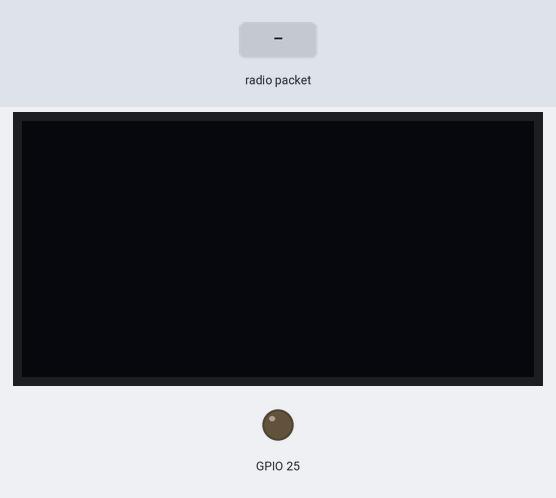
Recording of a sketch running on a simulated ESP32. On the bench: 128×64 one-colour display, output pins drawn as LEDs (lit = HIGH). Inputs (shaded band) come from the test bench. WiFi joins after 1.5 s; servers stay silent unless stated; no radio packets arrive unless stated; no MQTT or app messages arrive unless stated; what the sketch prints to the serial monitor is not drawn.

Above: at 3.2 s.
3.3 s: radio packet ";" arrives
At 4.5 s:
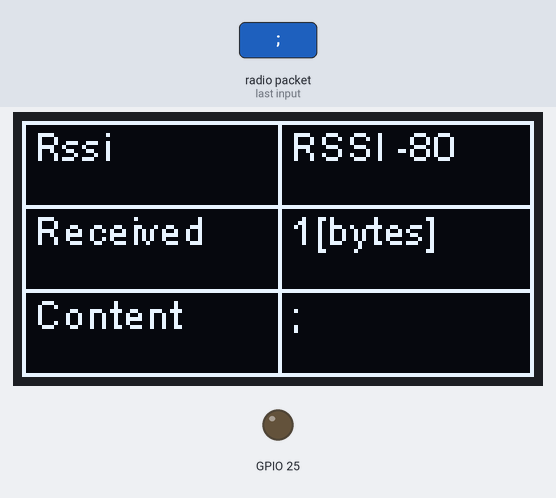
4.8 s: radio packet "0" arrives
At 5.7 s:
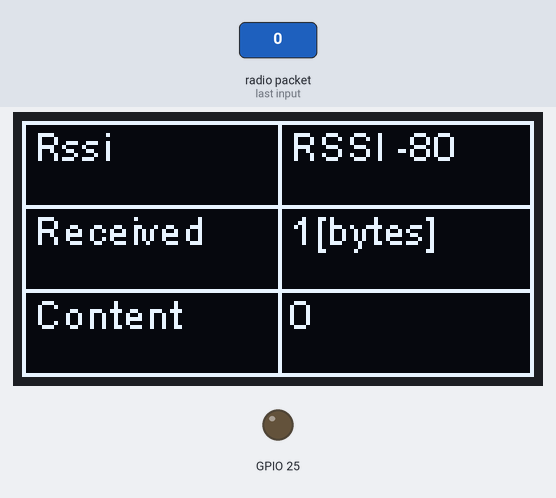
6.3 s: radio packet "1" arrives
At 6.8 s:
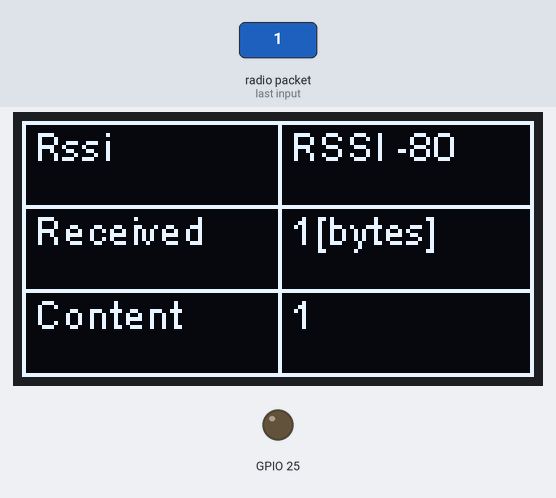
7.8 s: radio packet "2" arrives
At 9.0 s:
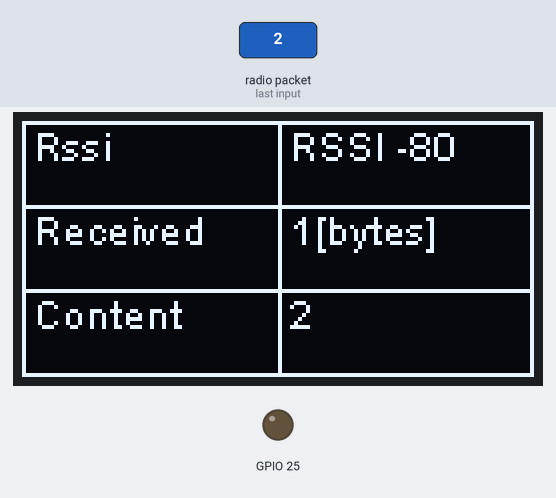
9.3 s: radio packet "3" arrives
10.8 s: radio packet "5" arrives
At 11.4 s:
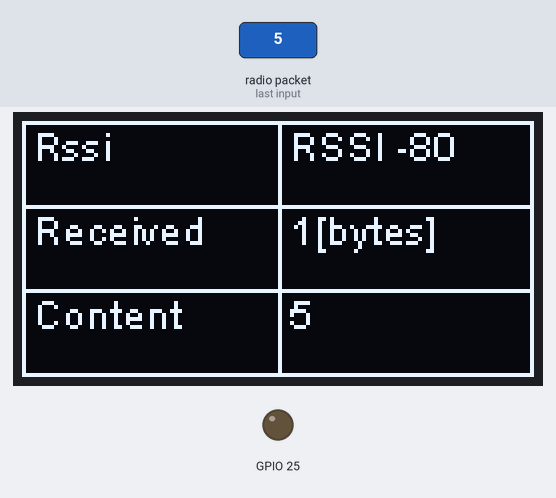
Timing chart, 0 to 13.3 s (numbered marks = the images above; inputs shaded):
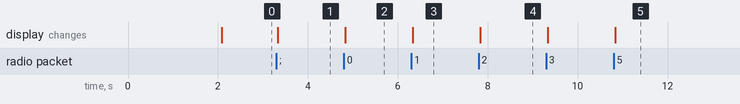

Measured:
- after the input at 3.3 s, the display: changes at once (image 1)
- after the input at 4.8 s, the display: changes at once (image 2)
- after the input at 6.3 s, the display: changes at once (image 3)
- after the input at 7.8 s, the display: changes at once (image 4)
- after the input at 10.8 s, the display: changes at once (image 5)

The sketch:

LoRaReceiver.ino
```cpp
/**
  LoRa Receiver, receives packackages with gps data and sends them to an mqtt server.

  LIBS
  https://github.com/sandeepmistry/arduino-LoRa
  https://github.com/ThingPulse/esp8266-oled-ssd1306
  https://github.com/mikalhart/TinyGPSPlus (only for the distance)
  https://github.com/knolleary/pubsubclient

  Created by S.Fambach visit https://www.fambach.net
  With help of the examples in the libs
*/

#include<Arduino.h>
#include <Wire.h>
#include "display.h"
#include "mymqtt.h"
#include "mylora.h"
#include "mywifi.h"
#include "TinyGPS++.h"


String rssi = "--";
String packSize = "--";
String packet ;


void parseSendMessage(String message) {
  String _time;
  String _date;
  String _lat;
  String _lng;
  String buf = "";
  int index = 0;
  DEBUG_PRINT("RAW: ");
  DEBUG_PRINTLN(message);

  for ( int i = 0 ; i < message.length(); i++) {

    if (message.charAt(i) == ';') {

      switch (index) {
        case 0 : _time = String(buf); break;
        case 1 : _date = String(buf); break;
        case 2 : _lat = String(buf); break;
        case 3 : _lng = String(buf); break;
      }
      buf = "";

      if (index == 3) {
        break;
      }

      index ++;

    } else {
      buf += message.charAt(i);
    }
  }
  char buf2[255];

  long distance = (long)TinyGPSPlus::distanceBetween(
      _lat.toFloat(),
      _lng.toFloat(),
      HOME_LAT,
      HOME_LON);
  distance += GPS_CALIBRATION;

  // send mqtt message
  sprintf(buf2, JSON_TOPIC_TEMPLATE, _time, _date, _lat.toFloat(), _lng.toFloat(), distance);
  DEBUG_PRINTLN(buf2);
  mqttPublish(JSON_TOPIC, buf2);
}

void displayData() {

  table.clear();
  table.setText(0, 0, "Rssi");
  table.setText(0, 1, String(rssi));

  table.setText(1, 0 , "Received ");
  table.setText(1, 1 , String(packSize) + "[bytes]");

  table.setText(2, 0 , "Content");
  table.setText(2, 1 , packet);

  table.refresh();
}

void cbk(int packetSize) {
  packet = "";
  packet.reserve(50);
  packSize = String(packetSize, DEC);
  for (int i = 0; i < packetSize; i++) {
    packet += (char) LoRa.read();
  }
  rssi = "RSSI " + String(LoRa.packetRssi(), DEC) ;
  displayData();
  parseSendMessage(packet);
}

void setup() {

  Serial.begin(115200);
  while (!Serial);
  wifiConnect();

  displaySetup();
  loraSetup();

  mqttSetup();
}

void loop() {
  mqttLoop();
  displayLoop();
  loraLoop();

  if (loraPacketSize) {
    cbk(loraPacketSize);
  }
  //  delay(10);
}
```

OledTable.h
```cpp
/*********************************************************
 * Table for oled Displays
 *
 *
 *
 * Currently tested with
 * TTGO Lora32 Oled
 *
 * Created by SteFam http://www.fambach.net
 * GPL2 V3
 *
 */
#ifndef OLED_TABLE_H
#define OLED_TABLE_H


/*  SSD1306 */
#include "SSD1306.h"

#define OK 0
#define ERROR_WRONG_COL -1
#define ERROR_WRONG_ROW -2
#define ERROR_TEXT_TO_LONG -3 // currently not used

class OledTable {

public:

/**
 * Constructor
 */
OledTable(SSD1306* display, uint8_t rows, uint8_t cols, bool drawFrame = true)
:_display(display), _rows(rows), _cols(cols), _drawFrame(drawFrame){


}

/**
 *  init the table, call this function during the setup
 */
void init(){

  int w = _display->getWidth();
  int h = _display->getHeight();

  _colWidth  = w / _cols;
  _rowHeight = h / _rows;

}

/**
 * draw the table, call this in the loop or each time when the content has changed.
 */
void drawLines(){

  _display->clear();

  // draw the frame
  if(_drawFrame){
    _display->drawRect(0, 0, _display->getWidth(), _display->getHeight());
  }

  // draw lines
   for(int i = 1; i < _rows; i++){
    _display->drawHorizontalLine(0,i*_rowHeight ,_display->getWidth());
  }

  for(int i = 1; i < _cols; i++){
    _display->drawVerticalLine(_colWidth*i,0,_display->getHeight());
  }
}

int setText(uint8_t row, uint8_t col, String text , bool fitToFrame = true){

  if(row < 0 || row > _rows){
    return ERROR_WRONG_ROW;
  }

  if(col < 0 || col > _cols){
    return ERROR_WRONG_COL;
  }

  // clear field
  //_display->setColor(_bgColor );
  //_display->drawRect(_colWidth *(col)+1, _rowHeight*(row)+1,_colWidth *(col+1)-1, _rowHeight*(row+1)-1);

  if(fitToFrame){
    _display->drawStringMaxWidth((_colWidth *(col)) +3, (_rowHeight*(row)),(_colWidth)-5 ,text);
  } else {
    _display->drawString((_colWidth *(col))+3, (_rowHeight*(row)) ,text);
  }

  return OK;
}


void refresh(){
  _display->display();
}

void clear(){
  _display->clear();
  drawLines();
}

private:
  uint8_t _rows;
  uint8_t _cols;
  int _colWidth;
  int _rowHeight;
  bool _drawFrame;
  SSD1306* _display;
  OLEDDISPLAY_COLOR  _bgColor = WHITE;
  OLEDDISPLAY_COLOR  _fgColor = BLACK;

};

#endif // OLED_TABLE_H
```

credentials.h
```cpp
#ifndef CREDENTIALS_H
#define CREDENTIALS_H

// define debug for debug output
// #define debug
#include "debug.h"

// WiFi
const char* mySSID = "NODES";
const char* myPW = "HappyNodes1234";

// Lora settings
#define SCK     5    // GPIO5  -- SX1278's SCK
#define MISO    19   // GPIO19 -- SX1278's MISO
#define MOSI    27   // GPIO27 -- SX1278's MOSI
#define SS      18   // GPIO18 -- SX1278's CS
#define RST     14   // GPIO14 -- SX1278's RESET
#define DI0     26   // GPIO26 -- SX1278's IRQ(Interrupt Request)
#define BAND    868E6  //433E6, 868E6, 915E6, 8E6


// WIRE
#define I2C_SDA         21
#define I2C_SCL         22


// Oled Settings:
#define DISPLAY_SDA I2C_SDA
#define DISPLAY_SCL I2C_SCL
#define DISPLAY_RST -1
#define SSD_ADDRESS 0x3c


//GPS
// home ;)
static const double HOME_LAT = 50.1358;
static const double HOME_LON = 8.5210;
static const long GPS_CALIBRATION = -13;
// mqtt
const char* BROKER = "192.168.1.10";
uint16_t    BRPORT =  1883;
const char* BRUSER = "admin";
const char* BRPWD  = "admin";
const char* CLIENTID = "LoraGPSTracker";

#define JSON_TOPIC  "TEST/GPS_LORA"
#define JSON_TOPIC_TEMPLATE  "[{\"TIME\": \"%s\",\"DATE\":\"%s\",\"LATITUDE\":%.4f,\"LONGITUDE\":%.4f,\"DISTANCE\":%i}]"

#endif // #define CREDENTIALS_H
```

debug.h
```cpp
#ifndef DEBUG_H
#define DEBUG_H
/** Debug output */

  #define DEBUG

  #ifdef DEBUG
    #define DEBUG_PRINT(val) Serial.print(val)
    #define DEBUG_PRINTF(val, format) Serial.print(val, format)
    #define DEBUG_PRINTLN(val) Serial.println(val)
    #define DEBUG_PRINTLNF(val, format) Serial.println(val, format)
  #else
    #define DEBUG_PRINT(val)
    #define DEBUG_PRINTF(val, format)
    #define DEBUG_PRINTLN(val)
    #define DEBUG_PRINTLNF(val, format)
  #endif

#endif
```

display.h
```cpp
#ifndef DISPLAY_H
#define DISPLAY_H

#include "credentials.h"
#include "debug.h"
#include <SSD1306.h> //https://github.com/ThingPulse/esp8266-oled-ssd1306
#include "images.h"
#include "OledTable.h"

// Oled Settings:
//#define DISPLAY_SDA 4
//#define DISPLAY_SCL 15
//#define DISPLAY_RST 16
//#define SSD_ADDRESS 0x3c

SSD1306 display(SSD_ADDRESS, DISPLAY_SDA, DISPLAY_SCL);
OledTable table(&display,3,2);


void displaySetup(){
  // Init display
  pinMode(DISPLAY_RST,OUTPUT);
  digitalWrite(DISPLAY_RST, LOW);    // set GPIO16 low to reset OLED
  delay(50);
  digitalWrite(DISPLAY_RST, HIGH); // while OLED is running, must set GPIO16 in high、
  display.init();
  display.flipScreenVertically();
  display.setTextAlignment(TEXT_ALIGN_LEFT);
  display.setFont(ArialMT_Plain_10);

  // init table
  table.init();

  pinMode(25, OUTPUT);
}

void displayLoop(){


}


#endif // DISPLAY_H
```

mylora.h
```cpp
#ifndef MY_LORA_H
#define MY_LORA_H

#include <Arduino.h>
#include "debug.h"
#include <SPI.h>
#include <LoRa.h>

static int loraPacketSize = 0;

static void loraSetup(){

  DEBUG_PRINTLN("LoRa Receiver Callback");
  SPI.begin(SCK,MISO,MOSI,SS);
  LoRa.setPins(SS,RST,DI0);
  if (!LoRa.begin(BAND)) {
    DEBUG_PRINTLN("Starting LoRa failed!");
    while (1);
  }
  //LoRa.onReceive(cbk);
  LoRa.receive();
  DEBUG_PRINTLN("init ok");
}


static void loraLoop(){
  loraPacketSize = LoRa.parsePacket();
}


#endif // #ifndef MY_LORA_H
```

mymqtt.h
```cpp
#ifndef MY_MQTT_H
#define MY_MQTT_H
#include "debug.h"
#include "credentials.h"
#include <PubSubClient.h>
#include "mywifi.h"
PubSubClient mqttClient(espClient);

void receivedCallback(char* topic, byte* payload, unsigned int length)
{
  DEBUG_PRINT("[MQTT] Message received: ");
  DEBUG_PRINTLN(topic);

  DEBUG_PRINT("[MQTT] payload: ");
  for (int i = 0; i < length; i++) DEBUG_PRINT((char)payload[i]);
  DEBUG_PRINTLN();
}

void mqttSetup()
{
  /* configure the MQTT server with IPaddress and port */
  mqttClient.setServer(BROKER, BRPORT);
  /* this receivedCallback function will be invoked
  when client received subscribed topic */
  mqttClient.setCallback(receivedCallback);
}

boolean mqttConnected(){
  boolean con = mqttClient.connected();
 // DEBUG_PRINTLN(String(" Connected=")+String(con?"TRUE":"FALSE"));
  return con;
}

void mqttConnect() {
  DEBUG_PRINT("[MQTT] Check connection ...");
  /* Loop until reconnected */
  while (!mqttConnected()) {
    DEBUG_PRINT("connecting ...");
    mqttSetup();
    mqttClient.disconnect();

    /* connect now */
    if (mqttClient.connect(CLIENTID, BRUSER, BRPWD)) {
      DEBUG_PRINT(mqttClient.state());
      DEBUG_PRINTLN("connected");
      break;
    } else {
      DEBUG_PRINT(" failed, status code =");
      DEBUG_PRINTLN(mqttClient.state());
      DEBUG_PRINTLN("[MQTT] failed try again in 5 seconds");
      /* Wait 5 seconds before retrying */
      delay(5000);
    }
  }

  DEBUG_PRINTLN("[MQTT] Doing things");
}

void mqttPublish(const char* topic, const char* content){
  DEBUG_PRINT("[MQTT] send str   message  \t");
  DEBUG_PRINT("Topic: ");
  DEBUG_PRINT(topic);
  DEBUG_PRINT(" Value: ");
  DEBUG_PRINTLN(content);

  mqttClient.publish(topic, content);
}
void mqttPublish(const char* topic, int32_t content){
  DEBUG_PRINT("[MQTT] send int   message  \t");
  DEBUG_PRINT("Topic: ");
  DEBUG_PRINT(topic);
  DEBUG_PRINT(" Value: ");
  DEBUG_PRINTLN(content);
  mqttClient.publish(topic, String(content).c_str());
}


void mqttPublish(const char* topic, float content){
  DEBUG_PRINT("[MQTT] send float message \t");
  DEBUG_PRINT("Topic: ");
  DEBUG_PRINT(topic);
  DEBUG_PRINT(" Value: ");
  DEBUG_PRINTLN(content);
  mqttClient.publish(topic, String(content).c_str());
}


void mqttDisconnect(){
  DEBUG_PRINTLN("[MQTT] Disconnect");
  mqttClient.disconnect();
}

void mqttLoop(){
  if(!mqttConnected()){
    mqttConnect();
  }
  mqttClient.loop();
}
#endif // #define MY_MQTT_H
```

mywifi.h
```cpp
#ifndef MY_WIFI_H
#define MY_WIFI_H

#include <Arduino.h>
#include <WiFi.h>
#include "debug.h"
#include "credentials.h"

WiFiClient espClient;

void wifiConnect()
{
  int count = 0;
  DEBUG_PRINT("[WIFI] Connecting to ");
  DEBUG_PRINT(mySSID);
  WiFi.disconnect(true,true);
  WiFi.mode(WIFI_STA);

  while (WiFi.status() != WL_CONNECTED)
  {
    WiFi.begin(mySSID, myPW);
    delay(1000);
    DEBUG_PRINT(".");
    count++;
    if (count > 20) ESP.restart();
  }

  DEBUG_PRINTLN("[WIFI] connected");
  DEBUG_PRINT("[WIFI] IP address: ");
  DEBUG_PRINTLN(WiFi.localIP());
}

void wifiLoop(){
  if(WiFi.status() != WL_CONNECTED){
    wifiConnect();
  }

}

void wifiDisconnect(){
  DEBUG_PRINTLN("[WIFI] Going to sleep...");
  WiFi.disconnect(true);
  WiFi.mode(WIFI_OFF);
  btStop();

}

#endif // #define MY_WIFI_H
```

Source omitted: images.h (data table, 5377 bytes)
